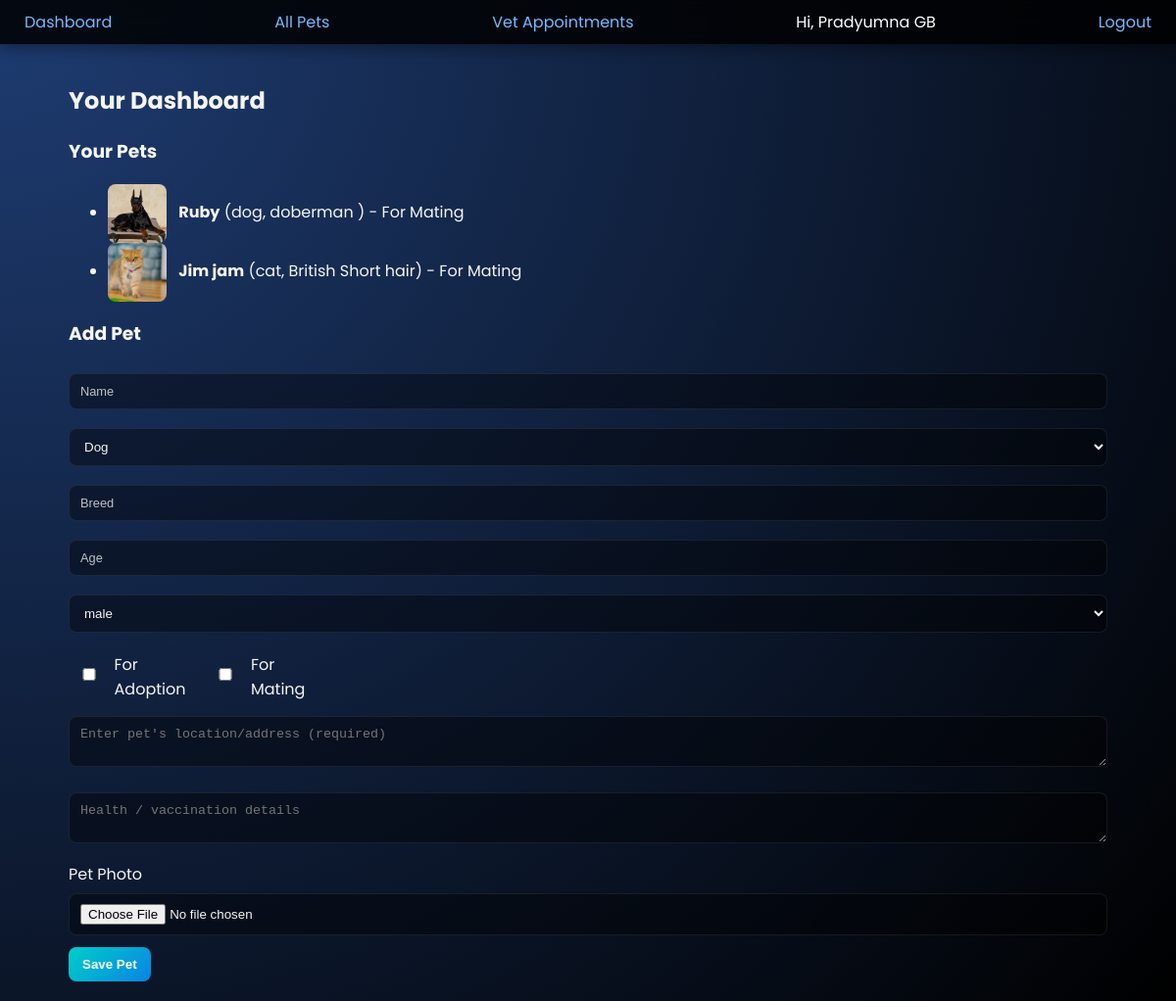
The app's page /dashboard (signed in) with its own data.
### models.py (models this page shows)
class User(UserMixin, db.Model):
    __tablename__ = "users"
    id = db.Column(db.Integer, primary_key=True)
    name = db.Column(db.String(120), nullable=False)
    email = db.Column(db.String(120), unique=True, nullable=False)
    password_hash = db.Column(db.String(255), nullable=False)
    role = db.Column(db.String(20), default="owner")  # owner / vet / admin
    city = db.Column(db.String(120))  # optional: for location-based matching
    pets = db.relationship("Pet", backref="owner", lazy=True)

class Pet(db.Model):
    __tablename__ = "pets"
    id = db.Column(db.Integer, primary_key=True)
    name = db.Column(db.String(120), nullable=False)
    species = db.Column(db.String(50), nullable=False)  # dog / cat
    image = db.Column(db.String(200))  # filename of uploaded image
    address = db.Column(db.String(255))  # pet exact location / address
    breed = db.Column(db.String(120))
    age = db.Column(db.Integer)
    gender = db.Column(db.String(10))  # male / female
    color = db.Column(db.String(50))
    weight_kg = db.Column(db.Float)
    city = db.Column(db.String(120))  # city of the pet
    is_for_adoption = db.Column(db.Boolean, default=False)
    is_for_mating = db.Column(db.Boolean, default=False)
    vaccinated = db.Column(db.Boolean, default=False)
    dewormed = db.Column(db.Boolean, default=False)
    pedigree_certified = db.Column(db.Boolean, default=False)
    neutered = db.Column(db.Boolean, default=False)
    temperament = db.Column(db.String(120))  # calm / playful / friendly / etc.
    health_notes = db.Column(db.Text)
    owner_id = db.Column(db.Integer, db.ForeignKey("users.id"), nullable=False)

### app.py (the view)
@app.route("/dashboard")
@login_required
def dashboard():
    pets = Pet.query.filter_by(owner_id=current_user.id).all()
    upcoming_appointments = VetAppointment.query.filter_by(
        owner_id=current_user.id
    ).all()
    my_adoptions = AdoptionRequest.query.filter_by(
        requester_id=current_user.id
    ).all()
    return render_template(
        "dashboard.html",
        pets=pets,
        appointments=upcoming_appointments,
        my_adoptions=my_adoptions,
    )

### app.py (called while the page is built)
@login_manager.user_loader
def load_user(user_id):
    return User.query.get(int(user_id))

### templates/dashboard.html (shortened to what this page needs)
{% extends "base.html" %}
{% block content %}
<h2>Your Dashboard</h2>
<h3>Your Pets</h3>
<ul>
  {% for pet in pets %}
    <li>
      {% if pet.image %}
        <img src="{{ url_for('static', filename='images/pets/' ~ pet.image) }}"
             alt="{{ pet.name }}"
             style="width:60px;height:60px;object-fit:cover;border-radius:8px;margin-right:8px;vertical-align:middle;">
      {% endif %}
      <strong>{{ pet.name }}</strong> ({{ pet.species }}, {{ pet.breed }})
      {% if pet.is_for_mating %} - For Mating{% endif %}
    </li>
  {% else %}
    <li>No pets added yet.</li>
  {% endfor %}
</ul>
<h3>Add Pet</h3>
<form method="post"
      action="{{ url_for('add_pet') }}"
      enctype="multipart/form-data">
  <input name="name" placeholder="Name" required>
  <select name="species">
    <option value="dog">Dog</option>
  </select>
  <input name="breed" placeholder="Breed">
  <input name="age" type="number" min="0" placeholder="Age">
  <select name="gender">
    <option>male</option>
  </select>
  <div style="display:flex; gap:20px; align-items:center; margin:8px 0;">
    <label style="display:flex; align-items:center; gap:5px;">
      <input type="checkbox" name="is_for_adoption"> For Adoption
    </label>
    <label style="display:flex; align-items:center; gap:5px;">
      <input type="checkbox" name="is_for_mating"> For Mating
    </label>
  </div>
  <textarea name="address" placeholder="Enter pet's location/address (required)" required></textarea>
  <textarea name="health_notes" placeholder="Health / vaccination details"></textarea>
  <label for="image">Pet Photo</label>
  <input type="file" name="image" id="image" accept="image/*">
  <button type="submit">Save Pet</button>
</form>
{% endblock %}

### templates/base.html (shortened to what this page needs)
<!doctype html>
<html lang="en">
<head>
  <link rel="stylesheet" href="{{ url_for('static', filename='style.css') }}">
</head>
<body>
<nav>
  <a href="{{ url_for('dashboard') }}">Dashboard</a>
  <a href="{{ url_for('pets') }}">All Pets</a>
  <a href="{{ url_for('appointments') }}">Vet Appointments</a>
  {% if current_user.is_authenticated %}
    <span>Hi, {{ current_user.name }}</span>
    <a href="{{ url_for('logout') }}">Logout</a>
  {% else %}
    <a href="{{ url_for('login') }}">Login</a>
    <a href="{{ url_for('register') }}">Register</a>
  {% endif %}
</nav>
<div class="container">
  {% block content %}{% endblock %}
</div>
</body>
</html>

### static/style.css (style rules this page uses)
* { box-sizing: border-box; }
body { margin: 0; font-family: 'Poppins', sans-serif; background: radial-gradient(circle at top left, #1e3c72, #000); color: #f5f5f5; }
a { color: #74b9ff; text-decoration: none; }
.container { max-width: 1100px; margin: 0 auto; padding: 20px; }
nav { background: rgba(0,0,0,0.85); backdrop-filter: blur(10px); color: #fff; display: flex; justify-content: space-between; align-items: center; padding: 10px 25px; position: sticky; top: 0; z-index: 10; box-shadow: 0 4px 15px rgba(0,0,0,0.4); }
input, select, textarea { width: 100%; padding: 10px 11px; border-radius: 8px; border: 1px solid rgba(255,255,255,0.08); margin: 7px 0 12px 0; background: rgba(0,0,0,0.4); color: #f5f5f5; }
input::placeholder { color: #bdc3c7; font-size: 0.8rem; }
button, .btn { display: inline-block; padding: 10px 14px; border-radius: 8px; border: none; font-weight: 600; cursor: pointer; transition: transform 0.2s ease, box-shadow 0.2s ease, background 0.2s ease; background: linear-gradient(135deg, #00cec9, #0984e3); color: #fff; }

### records on screen
User: name "Pradyumna GB"
Pet: image (picture), name "Ruby", species "dog", breed "doberman", is_for_mating "- For Mating"
Pet: image (picture), name "Jim jam", species "cat", breed "British Short hair", is_for_mating "- For Mating"
